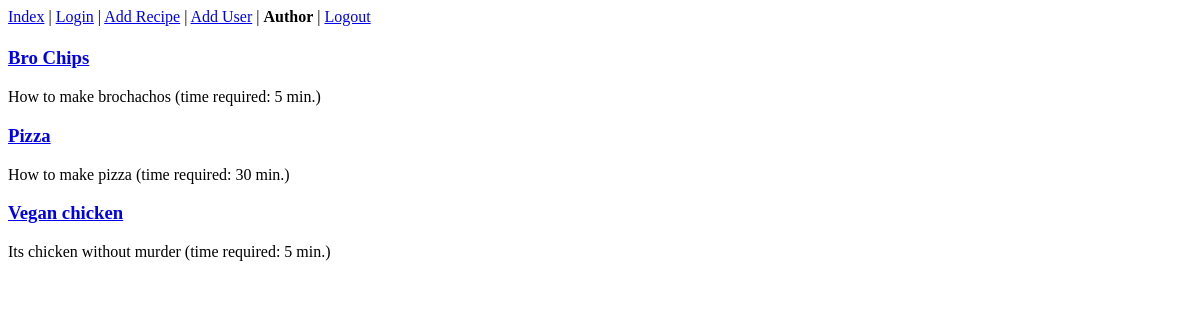
The page /author/?id=1 on the database as committed earlier.
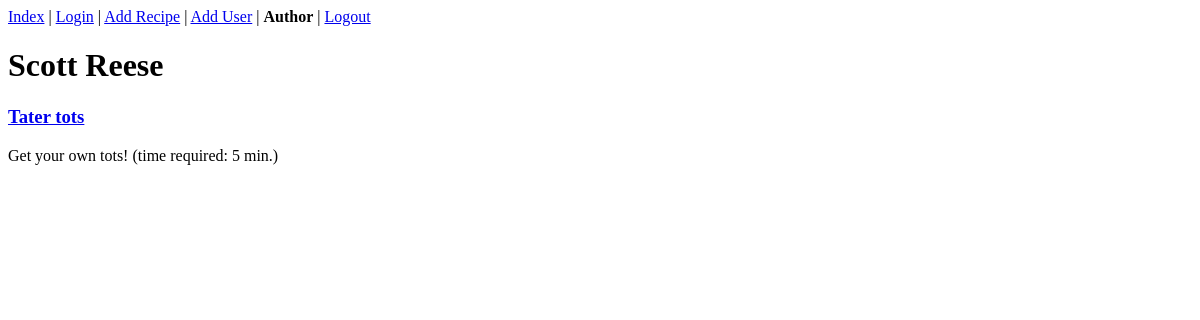
The same page on the database as committed later.
### recipebox/models.py (models this page shows)
class Recipe(models.Model):
    title = models.CharField(max_length=255)
    description = models.CharField(max_length=255)
    time_rq = models.IntegerField()
    instructions = models.TextField()
    author = models.ForeignKey(Author, on_delete=models.CASCADE)

### recipebox/views.py (the view)
# urls.py: path('author/', author, name='id'),
def author(request, *args, **kwargs):
    page = 'author.html'
    id = int(request.GET.get('id'))
    recipes = Recipe.objects.all().filter(author__id=id)
    formal_name = recipes[0].author.first_name + \
        ' ' + recipes[0].author.last_name
    return render(request, page, {'recipes': recipes, 'author': formal_name})

### recipebox/templates/author.html
<p><a href="/">Index</a> | <a href="/login">Login</a> | <a href="/addrecipe">Add Recipe</a> | <a href="/register">Add User</a> | <strong>Author</strong> | <a href="/logout">Logout</a></p>
<h1>{{ author | title }}</h1>
<div>
  {% for recipe in recipes %}
  <h3>
    <a href="/recipe/?id={{ recipe.id }}">{{ recipe.title }}</a>
  </h3>
  <p>{{ recipe.description }} (time required: {{ recipe.time_rq }} min.)</p>
  {% endfor %}
</div>

Rows that differ between the two databases and show on the page:
no longer on this page (row edited): Recipe: title "Pizza", description "How to make pizza", time_rq "30"
removed Recipe: title "Vegan chicken", description "Its chicken without murder", time_rq "5"
changed Recipe: title "Bro Chips" → "Tater tots"; description "How to make brochachos" → "Get your own tots!"
Other text that changed with them:
{{ author | title }}: (not shown) → "Scott Reese"
